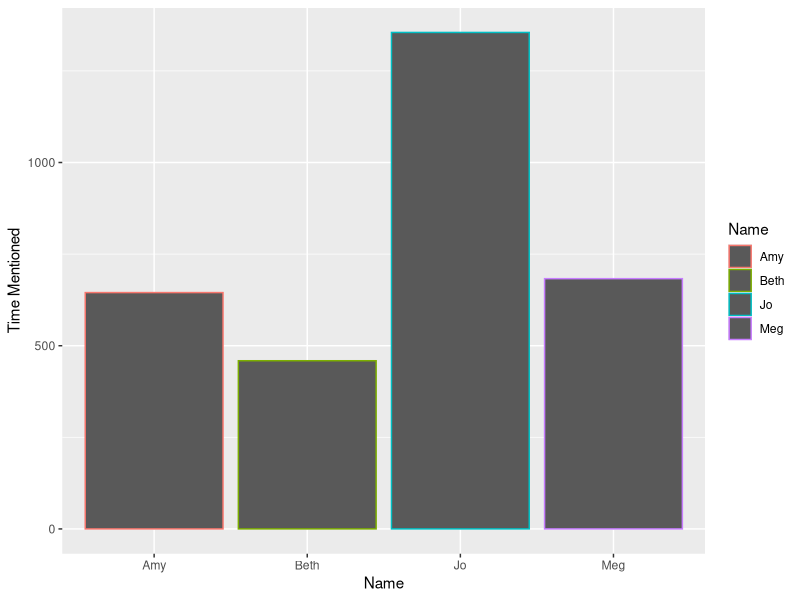

Generate this figure with R:
# Gapstone 
# Congyuan Liu 
# congyuanliu@arizona.edu 
# 2/18/2024

library(ggplot2)
# Create data

  little_women <- data.frame(
    Name = c ("Meg", "Jo", "Beth", "Amy"),
    Times.Mentioned = c(683,1355,459,645)
  )
# Creat plot object
  Littlewomen_plot <- ggplot(data = little_women, mapping = aes(x = Name, y = Times.Mentioned, color= Name)) +
    geom_bar(stat = "identity") + ylab("Time Mentioned")
# Draw plot
  print(Littlewomen_plot)
  